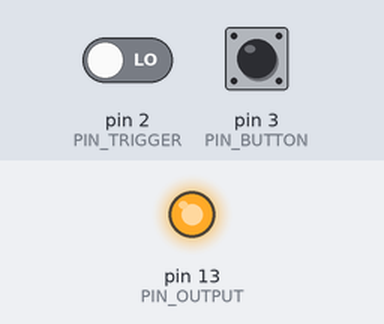
A sketch run on a simulated Arduino Uno, built with avr-gcc and run on an emulated ATmega328P. Parts: output pins drawn as LEDs (lit = HIGH). The test bench sets the inputs (shaded band); at power-on: pin 2 (PIN_TRIGGER) LOW, pin 3 (PIN_BUTTON) LOW.

Above: at 1.2 s.
1.3 s: pin 2 (PIN_TRIGGER) driven HIGH
At 2.1 s:
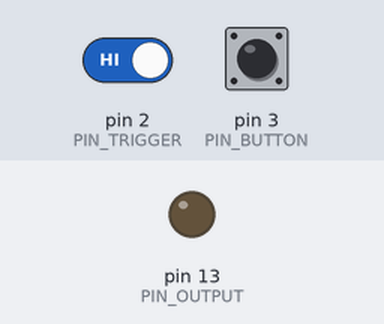
3.8 s: pin 3 (PIN_BUTTON) pulled HIGH for 3.2 s
At 7.9 s:
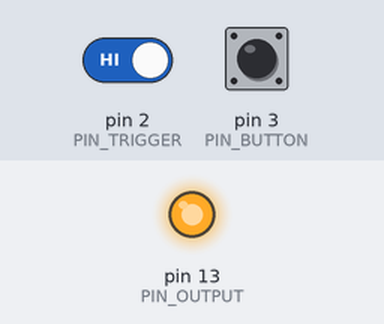
Timing chart, 0 to 9.4 s (numbered marks = the images above; inputs shaded):
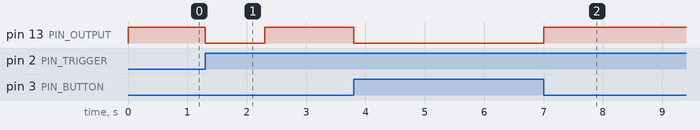

Measured:
- after the input at 1.3 s, pin 13 (PIN_OUTPUT): HIGH → LOW at once, → HIGH 1.0 s later
- after the input at 3.8 s, pin 13 (PIN_OUTPUT): HIGH → LOW at once, → HIGH 3.2 s later

The sketch:

LED_Driver.ino
```cpp
const int PIN_TRIGGER = 2;
const int PIN_BUTTON = 3;
const int PIN_SWITCH = 6;
const int PIN_OUTPUT = 13;

bool ButtonPressed = false;
bool Triggered = false;

void TriggerInterrupt()
{
  Triggered = true;
}

void ButtonInterrupt()
{
   ButtonPressed = true;
}

void setup() {
  // put your setup code here, to run once:
  pinMode(PIN_OUTPUT, OUTPUT);
  pinMode(PIN_TRIGGER, INPUT);
  pinMode(PIN_BUTTON, INPUT);
  pinMode(PIN_SWITCH, INPUT);
  analogWrite(PIN_OUTPUT, 1023);
  attachInterrupt(0, TriggerInterrupt, RISING);
  attachInterrupt(1, ButtonInterrupt, RISING);
  Serial.begin(115200);
}

void loop() {
//  Serial.println(analogRead(1));
 if (Triggered)
 {
   digitalWrite(PIN_OUTPUT, LOW);
   delay(1000);
   digitalWrite(PIN_OUTPUT, HIGH);
   Triggered = false;
 }

 if (ButtonPressed)
 {
 //  Serial.println("Button pressed");
    digitalWrite(PIN_OUTPUT, LOW);
    while (digitalRead( PIN_BUTTON))
    {
    }
    digitalWrite(PIN_OUTPUT, HIGH);
  // Serial.println("Button released");
    delay(200);
    ButtonPressed = false;
 }


}
```
